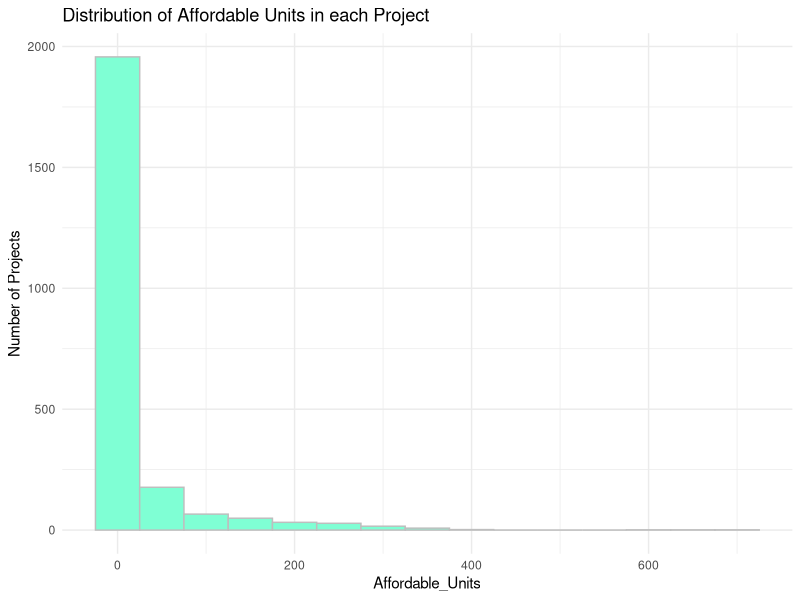
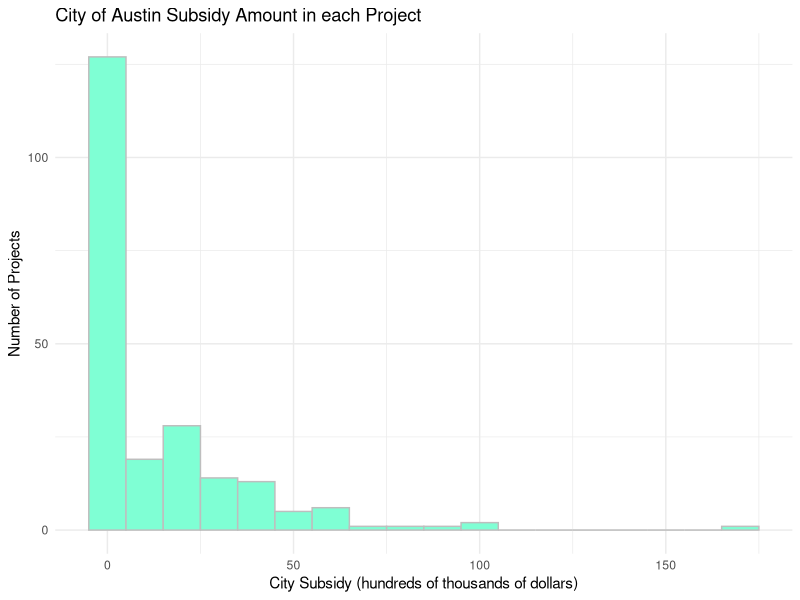
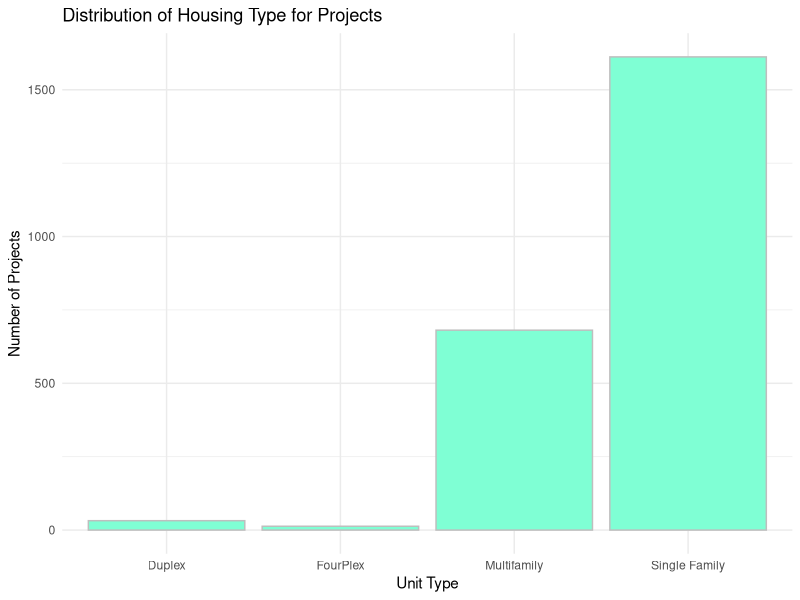
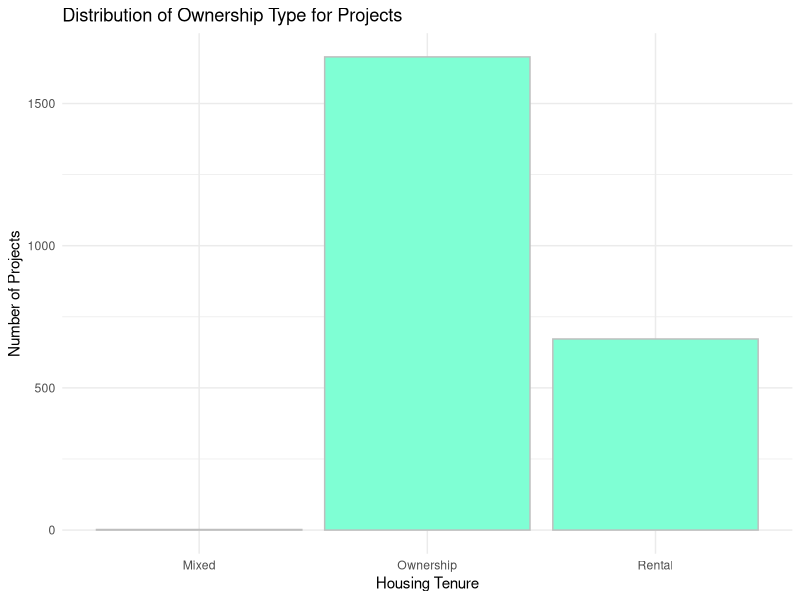
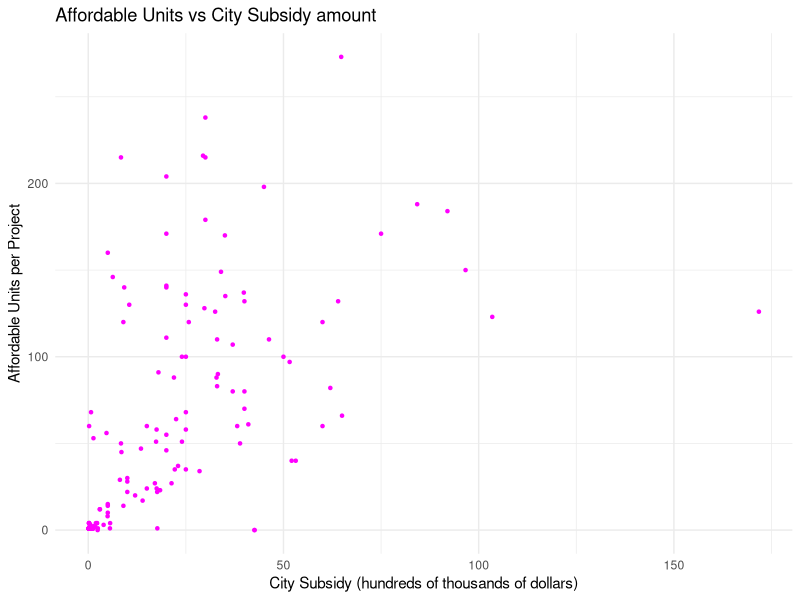
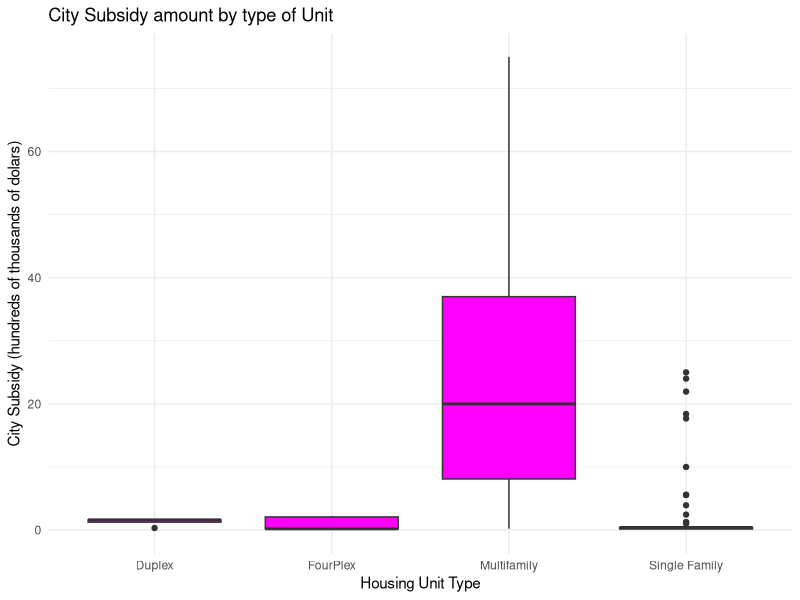
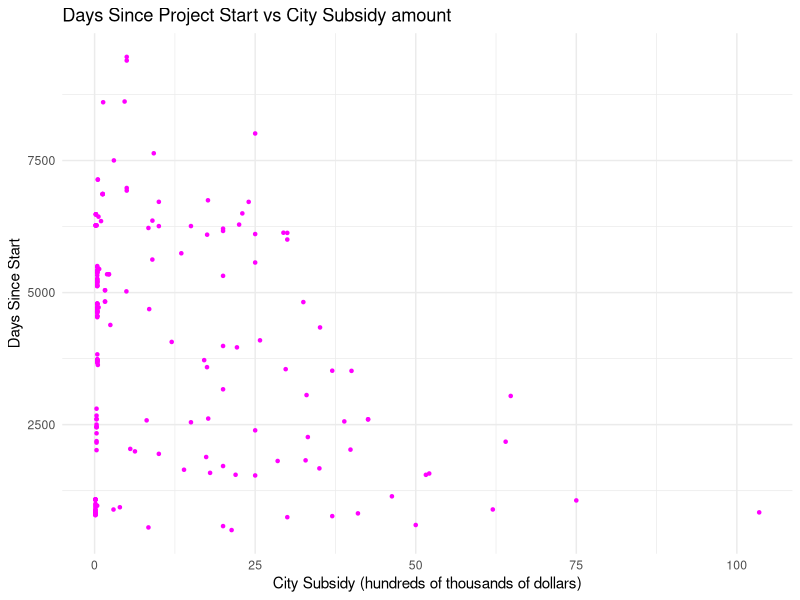
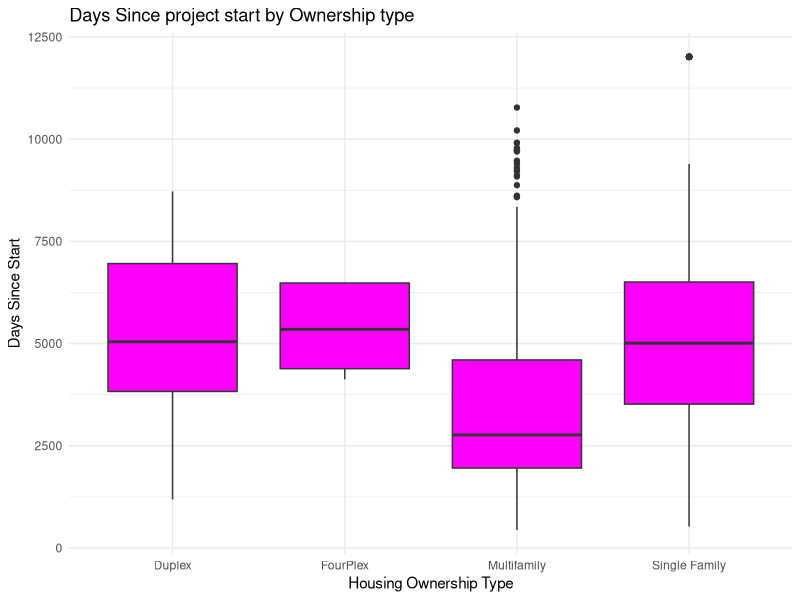

Here is the R script that generated these plots, in order:
## ---- chunk 1
knitr::opts_chunk$set(echo = TRUE)
library(tidyverse)
library(lubridate)
library(knitr)
housing <- read_csv('Affordable_Housing_Inventory.csv')
## ---- chunk 2
#change housing tibble to parse start date as Date
housing <- mutate(housing, Affordability_Start_Date = as.Date(mdy(Affordability_Start_Date)))

#filter housing tibble to remove unnecessary categories from Unit Type
housing <- housing %>% filter(!str_detect(Unit_Type, "ADU")) %>% filter(!str_detect(Unit_Type, "Non-Residential")) %>% filter(!str_detect(Unit_Type, "Triplex"))

#create separate tibble with only observations with subsidy info; remove na values and values equal to zero
housing_with_subsidy <- housing %>% drop_na(City_Subsidy) %>% filter(City_Subsidy>0)

#change subsidy to be in hundreds of thousands to make more readable in graph analysis
housing_with_subsidy <- mutate(housing_with_subsidy, City_Subsidy = round(City_Subsidy/100000, 2))

## ---- chunk 3

#new tibble with only the relevant variables from original dataset tibble
housing_relevant_variables <- housing %>% select(Affordability_Start_Date, City_Subsidy, Unit_Type, Affordable_Units, Housing_Tenure)

#new tibble with only the relevant variables from original subsidy tibble
housing_relevant_variables_subsidy <- housing_with_subsidy %>% select(Affordability_Start_Date, City_Subsidy, Unit_Type, Affordable_Units, Housing_Tenure)


#create (and display) table to display relevant variables in the project, their variable types, and a short description about them

table1 <- tibble(
          VariableName = c('Affordability_Start_Date', 'City_Subsidy', 'Unit_Type', 'Affordable_Units', 'Housing_Tenure'),
          VariableType = c('Numerical', 'Numerical', 'Categorical', 'Numerical', 'Categorical'),
          Description = c('Date when the project\'s affordability period begins.', '	
Total amount of funds received through various programs administered by the City of Austin, including those funded by the State of Texas or United States Federal Government.', 'Type of housing [Single Family, Multifamily, Duplex, Fourplex]', 'Total number of affordable units for the project', 'Type of Ownership [Mixed, Ownerships, Rental]
'))
kable(table1)

## ---- chunk 4
#create ggplot thing from relevant variables tibble to start analysis
housing_ggplot <- ggplot(housing_relevant_variables)

#histogram of affordable units
housing_ggplot + geom_histogram((aes(x=Affordable_Units)), color = 'grey', fill='aquamarine', binwidth = 50) + theme_minimal() + labs(title='Distribution of Affordable Units in each Project', y='Number of Projects')
## ---- chunk 5

#create ggplot thing from subsidy relevant variables tibble to start analysis
housing_subsidy_ggplot <- ggplot(housing_relevant_variables_subsidy)

#histogram of city subsidy
housing_subsidy_ggplot + geom_histogram((aes(x=City_Subsidy)), color = 'grey', fill='aquamarine', binwidth = 10) + theme_minimal() + labs(title='City of Austin Subsidy Amount in each Project ', x='City Subsidy (hundreds of thousands of dollars)', y='Number of Projects')

## ---- chunk 6

#bar graph of unit types; 4 categories 
housing_ggplot + geom_bar(aes(x=Unit_Type), col = 'grey', fill = 'aquamarine') + theme_minimal() + labs(title = 'Distribution of Housing Type for Projects', x='Unit Type', y='Number of Projects')
## ---- chunk 7

#bar graph of housing ownership type; 3 categories
housing_ggplot + geom_bar(aes(x=Housing_Tenure), col = 'grey', fill = 'aquamarine') + theme_minimal() + labs(title = 'Distribution of Ownership Type for Projects', x='Housing Tenure', y='Number of Projects')
## ---- chunk 8

#scatterplot of affordable units and city subsidy
housing_subsidy_ggplot + geom_point(aes(x=City_Subsidy, y=Affordable_Units), pch=20, col='magenta') + theme_minimal() + labs(title='Affordable Units vs City Subsidy amount', x='City Subsidy (hundreds of thousands of dollars)', y='Affordable Units per Project')
## ---- chunk 9

#boxplot of unit type and city subsidy relationship (4 plots on one graph)
housing_subsidy_ggplot + geom_boxplot(aes(x= Unit_Type, y=City_Subsidy), fill='magenta') + theme_minimal() + coord_cartesian(ylim = c(0, 75)) + labs(title='City Subsidy amount by type of Unit', x='Housing Unit Type', y='City Subsidy (hundreds of thousands of dolars)')

#group subsidy tibble by unit type in order to generate a quantitative summary table of the information displayed in the boxplot
unit_type_group <- group_by(housing_relevant_variables_subsidy, Unit_Type)
kable(summarise(unit_type_group, medianSubsidy = median(City_Subsidy), IQRSubsidy = IQR(City_Subsidy)))
## ---- chunk 10

#create new variable dayssincestart using existing date variable, remove na values
housing_relevant_variables_subsidy$DaysSinceStart <- as.numeric(today() - housing_relevant_variables_subsidy$Affordability_Start_Date)
housing_relevant_variables_subsidy <-drop_na(housing_relevant_variables_subsidy, Affordability_Start_Date)

#create scatterplot of city subsidy and dayssincestart relationship
housing_subsidy_ggplot <- ggplot(housing_relevant_variables_subsidy)
housing_subsidy_ggplot + geom_point(aes(x=City_Subsidy, y=DaysSinceStart), pch=20, col='magenta') + theme_minimal() + labs(title='Days Since Project Start vs City Subsidy amount', x='City Subsidy (hundreds of thousands of dollars)', y='Days Since Start')
## ---- chunk 11

#creating dayssincestart for the other tibble
housing_relevant_variables$DaysSinceStart <- as.numeric(today() - housing_relevant_variables$Affordability_Start_Date)

#create boxplot of unit type vs days since start relationship (4 boxplots on one graph)
housing_ggplot <- ggplot(housing_relevant_variables)
housing_ggplot + geom_boxplot(aes(x= Unit_Type, y=DaysSinceStart), fill='magenta') + theme_minimal() + labs(title='Days Since project start by Ownership type', x='Housing Ownership Type', y='Days Since Start')

#group tibble by owner type and create and display quantitative summary for results shown in the boxplot
owner_type_group <- group_by(housing_relevant_variables, Unit_Type)
kable(summarise(owner_type_group, medianDays = median(DaysSinceStart, na.rm=TRUE), IQRDays = IQR(DaysSinceStart, na.rm=TRUE)))

